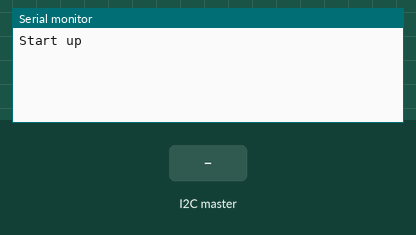
The sketch below on a simulated Arduino Uno, built with avr-gcc and run on an emulated ATmega328P. On the bench: the last lines printed to the serial monitor. The test bench sets the inputs (shaded band).

Above: at 1.2 s.
1.3 s: the I2C master sends the byte 1
At 2.5 s:
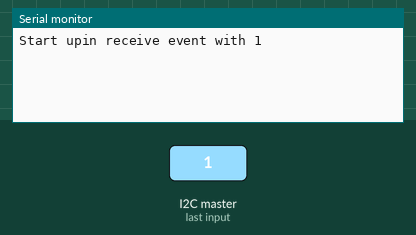
2.8 s: the I2C master sends the byte 0
At 3.9 s:
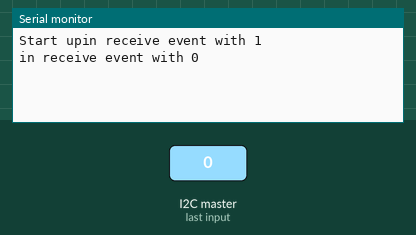

The sketch:

I2CDemo_ino.ino
```cpp
#include <Wire.h>
void setup()
{
  Wire.begin(4);
  Wire.onReceive(receiveEvent); // register event
  Serial.begin(9600);           // start serial for output
  Serial.print("Start up");
}

void loop()
{
  delay(100);
}

void receiveEvent(int howMany)
{
  Serial.print("in receive event with ");
  int x = Wire.read();
  Serial.println(x);
}
```

Measured:
- after the input at 1.3 s, the serial monitor: prints a new line at once (image 1)
- after the input at 2.8 s, the serial monitor: prints a new line at once (image 2)
